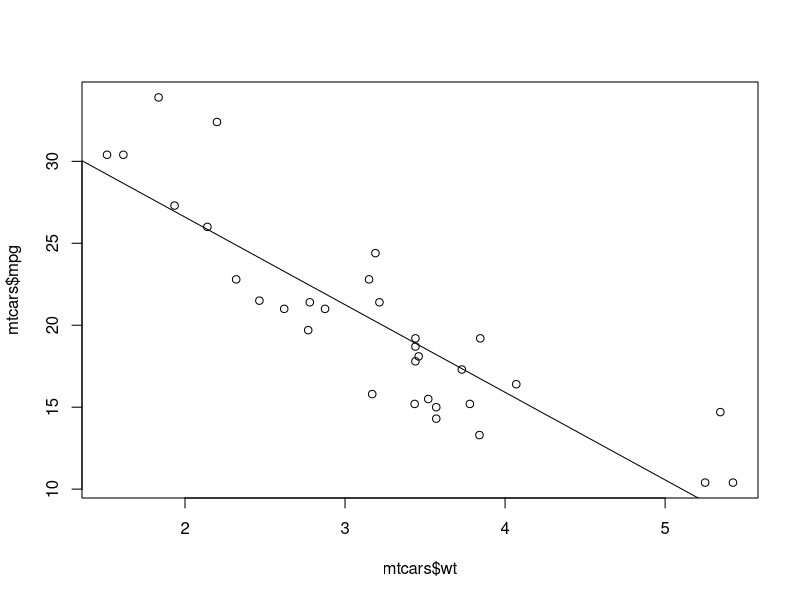
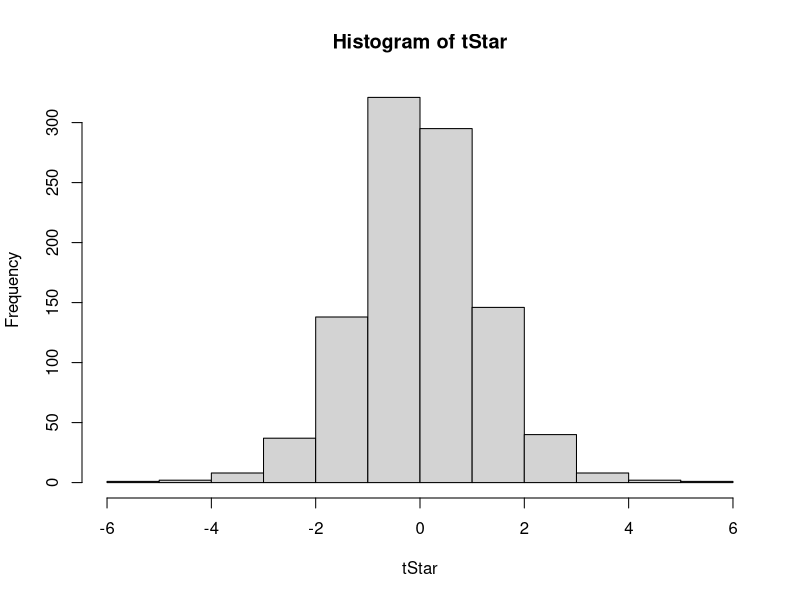

Generate these figures, in order, with R:
## Chris Daigle
## Wk6D2InClassLab

plot(mtcars$wt, mtcars$mpg)
x <- mtcars$wt
y <- mtcars$mpg

reg <- lm(y ~ x)
abline(reg)

bhat <- reg$coefficients[2]
n <- nrow(mtcars)
num <- sum(((x - mean(x)) ^ 2) * (reg$residuals^2))/n
den <- sum((x-mean(x))^2)/(n-1)
se <- sqrt(num)/den

t <- sqrt(n) * bhat / se

B <- 999
bStar <- rep(NA, B)
tStar <- rep(NA, B)

for (b in 1:B) {
  index <- sample(1:32, size = 32, replace = TRUE)
  xStar <- x[index]
  yStar <- y[index]
  regStar <- lm(yStar~xStar)
  bStar[b] <- regStar$coefficients[2]
  numStar <- sum(((xStar - mean(xStar)) ^ 2) * (regStar$residuals^2))/n
  denStar <- sum((xStar-mean(xStar))^2)/(n-1)
  seStar <- sqrt(numStar)/denStar
  tStar[b] <- sqrt(n) * (bStar[b] - bhat) / seStar
}

hist(tStar)
tStar <- sort(tStar)
tStar25 <- tStar[25]
tStar975 <- tStar[975]

t < tStar25
t > tStar975

critV <- c(tStar25, tStar975)
t %in% critV